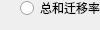
         <widget class="QWidget" name="page_25">
          <property name="geometry">
           <rect>
            <x>0</x>
            <y>0</y>
            <width>100</width>
            <height>30</height>
           </rect>
          </property>
          <attribute name="label">
           <string>迁移概率</string>
          </attribute>
          <widget class="QRadioButton" name="radioButton_256">
           <property name="geometry">
            <rect>
             <x>20</x>
             <y>0</y>
             <width>198</width>
             <height>16</height>
            </rect>
           </property>
           <property name="text">
            <string>总和迁移率模型法(系统提供数据)</string>
           </property>
          </widget>
          <widget class="QRadioButton" name="radioButton_257">
           <property name="geometry">
            <rect>
             <x>250</x>
             <y>80</y>
             <width>89</width>
             <height>16</height>
            </rect>
           </property>
           <property name="text">
            <string>RadioButton</string>
           </property>
          </widget>
          <widget class="QRadioButton" name="radioButton_258">
           <property name="geometry">
            <rect>
             <x>20</x>
             <y>30</y>
             <width>181</width>
             <height>16</height>
            </rect>
           </property>
           <property name="text">
            <string>总和迁移率模型法(自行计算)</string>
           </property>
          </widget>
          <widget class="QRadioButton" name="radioButton_259">
           <property name="enabled">
            <bool>false</bool>
           </property>
           <property name="geometry">
            <rect>
             <x>20</x>
             <y>50</y>
             <width>89</width>
             <height>16</height>
            </rect>
           </property>
           <property name="text">
            <string>其它模型法</string>
           </property>
          </widget>
          <widget class="QComboBox" name="comboBox22_2">
           <property name="geometry">
            <rect>
             <x>230</x>
             <y>0</y>
             <width>91</width>
             <height>22</height>
            </rect>
           </property>
           <item>
            <property name="text">
             <string>全国(整体)</string>
            </property>
           </item>
           <item>
            <property name="text">
             <string>全国(分省合计)</string>
            </property>
           </item>
           <item>
            <property name="text">
             <string>北京</string>
            </property>
           </item>
           <item>
            <property name="text">
             <string>天津</string>
            </property>
           </item>
           <item>
            <property name="text">
             <string>河北</string>
            </property>
           </item>
           <item>
            <property name="text">
             <string>山西</string>
            </property>
           </item>
           <item>
            <property name="text">
             <string>辽宁</string>
            </property>
           </item>
           <item>
            <property name="text">
             <string>吉林</string>
            </property>
           </item>
           <item>
            <property name="text">
             <string>黑龙江</string>
            </property>
           </item>
           <item>
            <property name="text">
             <string>上海</string>
            </property>
           </item>
           <item>
            <property name="text">
             <string>浙江</string>
            </property>
           </item>
           <item>
            <property name="text">
             <string>安徽</string>
            </property>
           </item>
           <item>
            <property name="text">
             <string>福建</string>
            </property>
           </item>
           <item>
            <property name="text">
             <string>江西</string>
            </property>
           </item>
           <item>
            <property name="text">
             <string>广西</string>
            </property>
           </item>
           <item>
            <property name="text">
             <string>陕西</string>
            </property>
           </item>
           <item>
            <property name="text">
             <string>海南</string>
            </property>
           </item>
           <item>
            <property name="text">
             <string>四川</string>
            </property>
           </item>
           <item>
            <property name="text">
             <string>贵州</string>
            </property>
           </item>
           <item>
            <property name="text">
             <string>湖南</string>
            </property>
           </item>
           <item>
            <property name="text">
             <string>河南</string>
            </property>
           </item>
           <item>
            <property name="text">
             <string>广东</string>
            </property>
           </item>
           <item>
            <property name="text">
             <string>湖北</string>
            </property>
           </item>
           <item>
            <property name="text">
             <string>西藏</string>
            </property>
           </item>
           <item>
            <property name="text">
             <string>重庆</string>
            </property>
           </item>
           <item>
            <property name="text">
             <string>云南</string>
            </property>
           </item>
           <item>
            <property name="text">
             <string>山东</string>
            </property>
           </item>
           <item>
            <property name="text">
             <string>江苏</string>
            </property>
           </item>
           <item>
            <property name="text">
             <string>内蒙古</string>
            </property>
           </item>
           <item>
            <property name="text">
             <string>甘肃</string>
            </property>
           </item>
           <item>
            <property name="text">
             <string>青海</string>
            </property>
           </item>
           <item>
            <property name="text">
             <string>宁夏</string>
            </property>
           </item>
           <item>
            <property name="text">
             <string>新疆</string>
            </property>
           </item>
          </widget>
         </widget>
